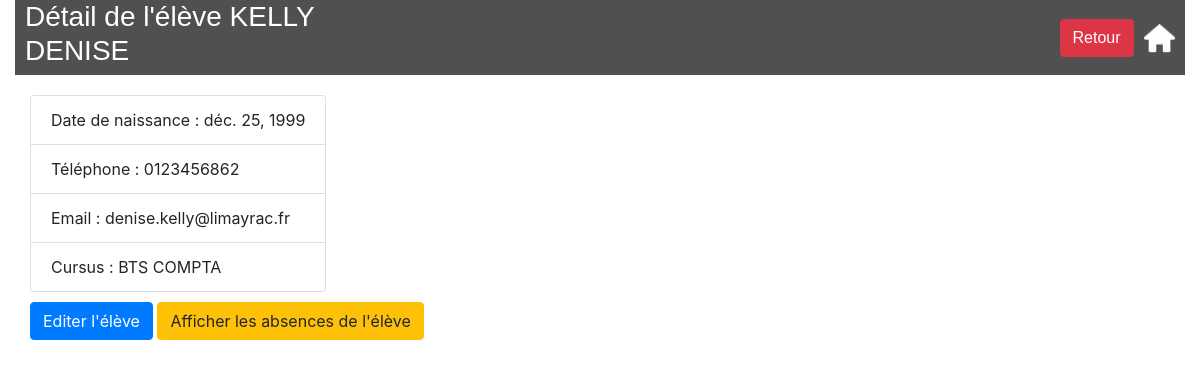
Page /lycee/student/86 on the earlier database version.
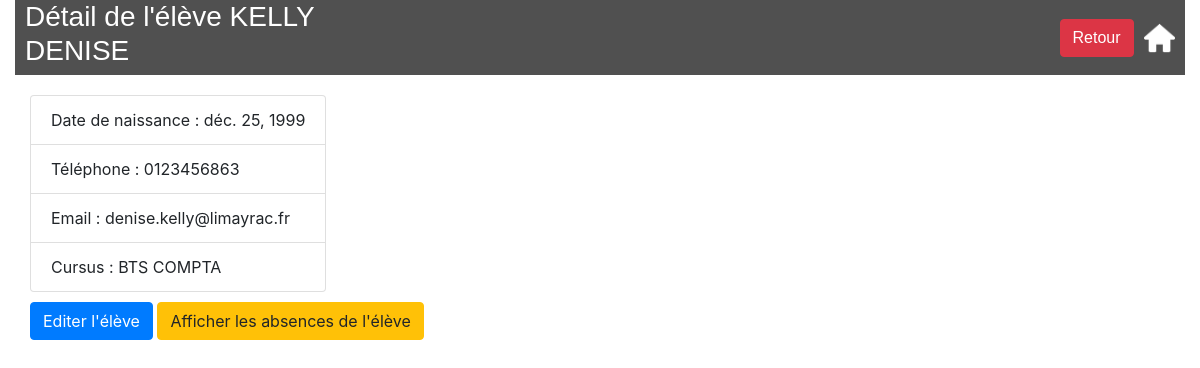
Same page on the later database version.
### lycee/models.py (models this page shows, shortened)
class Student(models.Model):
    first_name = models.CharField(
        max_length=50,
        blank=False,
        null=False
    )
    birth_date = models.DateField(
        verbose_name='date of birth',
        blank=False,
        null=False
    )
    last_name = models.CharField(
        verbose_name="lastname",
        help_text="last name of the student",
        blank=False,  # pas de champ vide
        null=False,  # pas de champ null (a conjuguer avec default
        default="???",
        max_length=255,  # taille maximale du champ
    )
    phone = models.CharField(
        verbose_name="phonenumber",
        help_text="phone number of the student",
        blank=False,  # pas de champ vide
        null=False,  # pas de champ null (a conjuguer avec default
        default="0999999999",
        max_length=10,  # taille maximale du champ
    )
    email = models.EmailField(
        verbose_name="email",
        help_text="phone number of the student",
        blank=False,  # pas de champ vide
        null=False,  # pas de champ null (a conjuguer avec default
        default="x@y.z",
        max_length=255,  # taille maximale du champ
    )
    comments = models.CharField(
        verbose_name="comments",
        help_text="some comments about the student",
        blank=True,
        null=False,  # pas de champ null (a conjuguer avec default
        default="",
        max_length=255,  # taille maximale du champ
    )
    cursus = models.ForeignKey(
        Cursus,
        on_delete=models.CASCADE,  # necessaire selon la version de Django
        null=True
    )

class Cursus(models.Model):
    name = models.CharField(
        max_length=50,
        blank=False,
        null=True,
        default='aucun'
    )
    year_from_bac = models.SmallIntegerField(
        help_text="year since le bac",
        verbose_name="year",
        blank=False,
        null=True,
        default=0
    )
    scholar_year = models.CharField(
        max_length=9,
        blank=False,
        null=True,
        default='0000-00001'
    )
    def __str__(self):
        return self.name

### lycee/views.py (the view)
# urls.py: url(r'^student/(?P<idS>[0-9]+)$', views.detail_Student, name='detail_student'),
def detail_Student(request, idS):
    student = Student.objects.get(id = idS)
    context = {'eleve': student}
    return render(request, 'lycee/student/detail_eleve.html', context)

### lycee/templates/lycee/student/detail_eleve.html
{% extends "master.html" %}
    {% block title %}
        <h3>Détail de l'élève {{eleve.last_name }} {{eleve.first_name}}</h3>
    {% endblock %}
    {% block content %}
            <ul class="list-group">
                <li class="list-group-item">Date de naissance : {{eleve.birth_date}}</li>
                <li class="list-group-item">Téléphone : {{eleve.phone}}</li>
                <li class="list-group-item">Email : {{eleve.email|lower}}</li>
                <li class="list-group-item">Cursus : {{eleve.cursus}}</li>
            </ul>
            <a href="edit/{{eleve.id}}"><button type="button" class="btn btn-primary">Editer l'élève</button></a>
            <a href="presence/{{eleve.id}}"><button type="button" class="btn btn-warning">Afficher les absences de l'élève</button></a>
    {% endblock %}

Differences in the rows shown:
changed Student "KELLY": phone "0123456862" → "0123456863"
